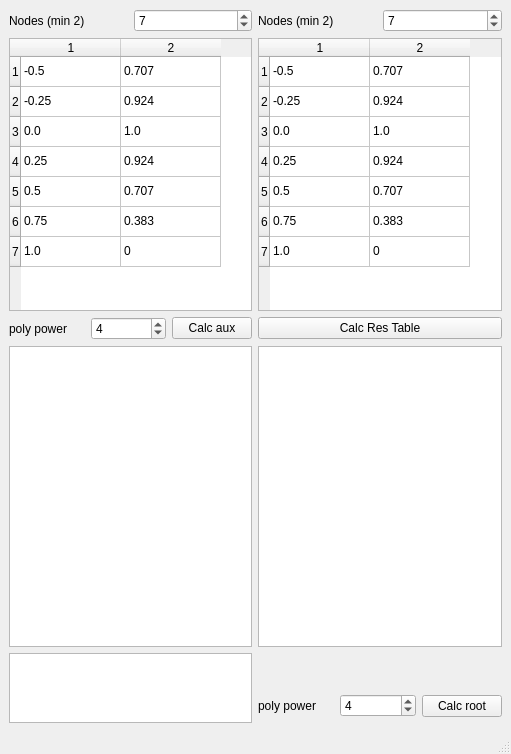
<?xml version="1.0" encoding="UTF-8"?>
<ui version="4.0">
 <class>SysEqRootForm</class>
 <widget class="QMainWindow" name="SysEqRootForm">
  <property name="geometry">
   <rect>
    <x>0</x>
    <y>0</y>
    <width>511</width>
    <height>754</height>
   </rect>
  </property>
  <property name="windowTitle">
   <string>SysEqRootForm</string>
  </property>
  <widget class="QWidget" name="centralwidget">
   <layout class="QVBoxLayout" name="verticalLayout">
    <item>
     <layout class="QFormLayout" name="chartForm"/>
    </item>
    <item>
     <layout class="QGridLayout" name="gridLayout" rowminimumheight="1,10,1,10,1">
      <item row="0" column="0">
       <layout class="QVBoxLayout" name="verticalLayout_4">
        <item>
         <layout class="QVBoxLayout" name="verticalLayout_2">
          <item>
           <layout class="QHBoxLayout" name="nodesCount_2">
            <item>
             <widget class="QLabel" name="NodesLabel_2">
              <property name="text">
               <string>Nodes (min 2)</string>
              </property>
             </widget>
            </item>
            <item>
             <widget class="QSpinBox" name="spinbNodesCount_1">
              <property name="minimum">
               <number>2</number>
              </property>
              <property name="maximum">
               <number>100</number>
              </property>
              <property name="singleStep">
               <number>1</number>
              </property>
              <property name="value">
               <number>7</number>
              </property>
             </widget>
            </item>
           </layout>
          </item>
          <item>
           <widget class="QTableWidget" name="nodesTable_1">
            <property name="autoScrollMargin">
             <number>16</number>
            </property>
            <property name="rowCount">
             <number>7</number>
            </property>
            <property name="columnCount">
             <number>2</number>
            </property>
            <attribute name="horizontalHeaderShowSortIndicator" stdset="0">
             <bool>false</bool>
            </attribute>
            <row/>
            <row/>
            <row/>
            <row/>
            <row/>
            <row/>
            <row/>
            <column/>
            <column/>
            <item row="0" column="0">
             <property name="text">
              <string>-0.5</string>
             </property>
            </item>
            <item row="0" column="1">
             <property name="text">
              <string>0.707</string>
             </property>
            </item>
            <item row="1" column="0">
             <property name="text">
              <string>-0.25</string>
             </property>
            </item>
            <item row="1" column="1">
             <property name="text">
              <string>0.924</string>
             </property>
            </item>
            <item row="2" column="0">
             <property name="text">
              <string>0.0</string>
             </property>
            </item>
            <item row="2" column="1">
             <property name="text">
              <string>1.0</string>
             </property>
            </item>
            <item row="3" column="0">
             <property name="text">
              <string>0.25</string>
             </property>
            </item>
            <item row="3" column="1">
             <property name="text">
              <string>0.924</string>
             </property>
            </item>
            <item row="4" column="0">
             <property name="text">
              <string>0.5</string>
             </property>
            </item>
            <item row="4" column="1">
             <property name="text">
              <string>0.707</string>
             </property>
            </item>
            <item row="5" column="0">
             <property name="text">
              <string>0.75</string>
             </property>
            </item>
            <item row="5" column="1">
             <property name="text">
              <string>0.383</string>
             </property>
            </item>
            <item row="6" column="0">
             <property name="text">
              <string>1.0</string>
             </property>
            </item>
            <item row="6" column="1">
             <property name="text">
              <string>0</string>
             </property>
            </item>
           </widget>
          </item>
         </layout>
        </item>
       </layout>
      </item>
      <item row="0" column="1">
       <layout class="QVBoxLayout" name="verticalLayout_8">
        <item>
         <layout class="QVBoxLayout" name="verticalLayout_9">
          <item>
           <layout class="QHBoxLayout" name="nodesCount_5">
            <item>
             <widget class="QLabel" name="NodesLabel_5">
              <property name="text">
               <string>Nodes (min 2)</string>
              </property>
             </widget>
            </item>
            <item>
             <widget class="QSpinBox" name="spinbNodesCount_2">
              <property name="minimum">
               <number>2</number>
              </property>
              <property name="maximum">
               <number>100</number>
              </property>
              <property name="singleStep">
               <number>1</number>
              </property>
              <property name="value">
               <number>7</number>
              </property>
             </widget>
            </item>
           </layout>
          </item>
          <item>
           <widget class="QTableWidget" name="nodesTable_2">
            <property name="autoScrollMargin">
             <number>16</number>
            </property>
            <property name="rowCount">
             <number>7</number>
            </property>
            <property name="columnCount">
             <number>2</number>
            </property>
            <attribute name="horizontalHeaderShowSortIndicator" stdset="0">
             <bool>false</bool>
            </attribute>
            <row/>
            <row/>
            <row/>
            <row/>
            <row/>
            <row/>
            <row/>
            <column/>
            <column/>
            <item row="0" column="0">
             <property name="text">
              <string>-0.5</string>
             </property>
            </item>
            <item row="0" column="1">
             <property name="text">
              <string>0.707</string>
             </property>
            </item>
            <item row="1" column="0">
             <property name="text">
              <string>-0.25</string>
             </property>
            </item>
            <item row="1" column="1">
             <property name="text">
              <string>0.924</string>
             </property>
            </item>
            <item row="2" column="0">
             <property name="text">
              <string>0.0</string>
             </property>
            </item>
            <item row="2" column="1">
             <property name="text">
              <string>1.0</string>
             </property>
            </item>
            <item row="3" column="0">
             <property name="text">
              <string>0.25</string>
             </property>
            </item>
            <item row="3" column="1">
             <property name="text">
              <string>0.924</string>
             </property>
            </item>
            <item row="4" column="0">
             <property name="text">
              <string>0.5</string>
             </property>
            </item>
            <item row="4" column="1">
             <property name="text">
              <string>0.707</string>
             </property>
            </item>
            <item row="5" column="0">
             <property name="text">
              <string>0.75</string>
             </property>
            </item>
            <item row="5" column="1">
             <property name="text">
              <string>0.383</string>
             </property>
            </item>
            <item row="6" column="0">
             <property name="text">
              <string>1.0</string>
             </property>
            </item>
            <item row="6" column="1">
             <property name="text">
              <string>0</string>
             </property>
            </item>
           </widget>
          </item>
         </layout>
        </item>
       </layout>
      </item>
      <item row="1" column="0">
       <layout class="QHBoxLayout" name="horizontalLayout">
        <item>
         <widget class="QLabel" name="polyPowLabel_2">
          <property name="text">
           <string>poly power</string>
          </property>
         </widget>
        </item>
        <item>
         <widget class="QSpinBox" name="spinbAuxPolyPow">
          <property name="minimum">
           <number>1</number>
          </property>
          <property name="value">
           <number>4</number>
          </property>
         </widget>
        </item>
        <item>
         <widget class="QPushButton" name="btnCalcAux">
          <property name="text">
           <string>Calc aux</string>
          </property>
         </widget>
        </item>
       </layout>
      </item>
      <item row="1" column="1">
       <widget class="QPushButton" name="btnCalcResT">
        <property name="text">
         <string>Calc Res Table</string>
        </property>
       </widget>
      </item>
      <item row="2" column="0">
       <widget class="QTableView" name="auxTable"/>
      </item>
      <item row="2" column="1">
       <widget class="QTableView" name="resTable"/>
      </item>
      <item row="3" column="0" rowspan="2">
       <widget class="QTextBrowser" name="textResult"/>
      </item>
      <item row="4" column="1">
       <layout class="QHBoxLayout" name="rootConfig">
        <item>
         <widget class="QLabel" name="polyPowLabel_4">
          <property name="text">
           <string>poly power</string>
          </property>
         </widget>
        </item>
        <item>
         <widget class="QSpinBox" name="spinbRootPolyPow">
          <property name="minimum">
           <number>1</number>
          </property>
          <property name="value">
           <number>4</number>
          </property>
         </widget>
        </item>
        <item>
         <widget class="QPushButton" name="btnRootCalc">
          <property name="text">
           <string>Calc root</string>
          </property>
         </widget>
        </item>
       </layout>
      </item>
     </layout>
    </item>
   </layout>
  </widget>
  <widget class="QMenuBar" name="menubar">
   <property name="geometry">
    <rect>
     <x>0</x>
     <y>0</y>
     <width>511</width>
     <height>26</height>
    </rect>
   </property>
  </widget>
  <widget class="QStatusBar" name="statusbar"/>
 </widget>
 <resources/>
 <connections/>
</ui>
